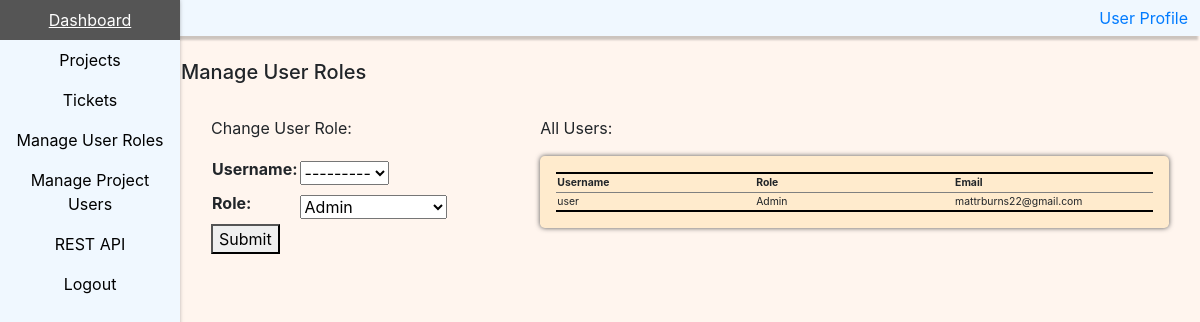
The page /manage_roles/ (signed in) on the database its author committed.
### core/models.py (models this page shows)
class User(models.Model):
    firstName = models.CharField(max_length=20)
    lastName = models.CharField(max_length=20)
    email = models.CharField(max_length=25)
    username = models.CharField(max_length=15, primary_key=True)
    password = models.CharField(max_length=15)
    role = models.CharField(max_length=15)
    project = models.ForeignKey(Project, on_delete=models.CASCADE, null=True)

### core/views.py (the view)
# urls.py: path('manage_roles/', core_views.manage_roles, name='manage_roles'),
@login_required(login_url='/')
def manage_roles(request):
    user_obj = User.objects.get(pk=request.user.username)
    if(user_obj.role != "Admin"):
        return redirect('/core/')
    page_data={"rows":[], "edit_roles":edit_roles}
    if request.method == "POST" and "Edit Roles" in request.POST:
        edit_form = edit_roles(request.POST)
        if(edit_form.is_valid()):
            user_obj = User.objects.get(pk=edit_form.cleaned_data['username'])
            user_obj.role = edit_form.cleaned_data['role']
            user_obj.save()
    populate_page_data_with_users(request, page_data)
    return render(request, 'core/manage_roles.html', context=page_data)

### core/views.py (called while the page is built)
def populate_page_data_with_users(request, page_data):
    user_objects = User.objects.all()
    for users in user_objects:
        row=[]
        row.append(users.username)
        row.append(users.role)
        row.append(users.email)
        page_data.get("rows").append(row)
    return

### templates/core/manage_roles.html (shortened to what this page needs)
<!DOCTYPE html>
<html land="en">
  <head>
    {% load static %}
    <link rel="stylesheet" href="{% static 'style.css' %}" type="text/css"/>
  </head>
  <body>
    {% include "core/navigation_vertical.html" %}
    {% include "core/bootstrap.html" %}
    <div class="page_body">
      <div class="row">
        <h5> Manage User Roles </h5>
      </div>
      <br>
      <div class="container">
        <div class="row">
          <div class="col-sm-4">
            <p> Change User Role: </p>
            <form method="POST">{%csrf_token%}
              <table>
                {{edit_roles.as_table}}
              </table>
              <button type="submit" class="btm btm-primary" name="Edit Roles">Submit</button>
            </form>
          </div>
          <div class="col-sm-8">
            <p> All Users: </p>
            <div class="jumbotron">
            <table class="info_tables">
              <tr class="info_tables">
                <th>Username</th>
                <th>Role</th>
                <th>Email</th>
              </tr>
              {% for items in rows %}
              <tr class="info_tables">
                {% for cells in items %}
                  <td class="info_tables">
                    {{ cells }}
                  </td>
                {% endfor %}
              </tr>
              {% endfor %}
            </table>
          </div>
          </div>
        </div>
      </div>
    </div>
  </body>
</html>

### static/style.css (style rules this page uses)
div.jumbotron { padding: 1rem 1rem; background-color: #FFEBCD; -moz-box-shadow: 0 0 5px #555; -webkit-box-shadow: 0 0 5px #555; box-shadow: 0 0 5px #555; }
div.page_body { margin-left:15%;padding:1px 16px;height:100%;background-color:#FFF5EE;padding-top: 5%; }
table.info_tables { table-layout: fixed; border: 2px solid black; width: 100%; border-left: none; border-right: none; font-size: 65%; }
td.info_tables { border: 1px solid grey; border-left: none; border-right: none; }
tr.info_tables { border: 1px solid grey; border-left: none; border-right: none; }
a, button { display:inline-block; text-align: center; }
html { height: 100%; }
body { height: 100%; }

### rows shown on the page
User: items "user" "Admin" "mattrburns22@gmail.com"
